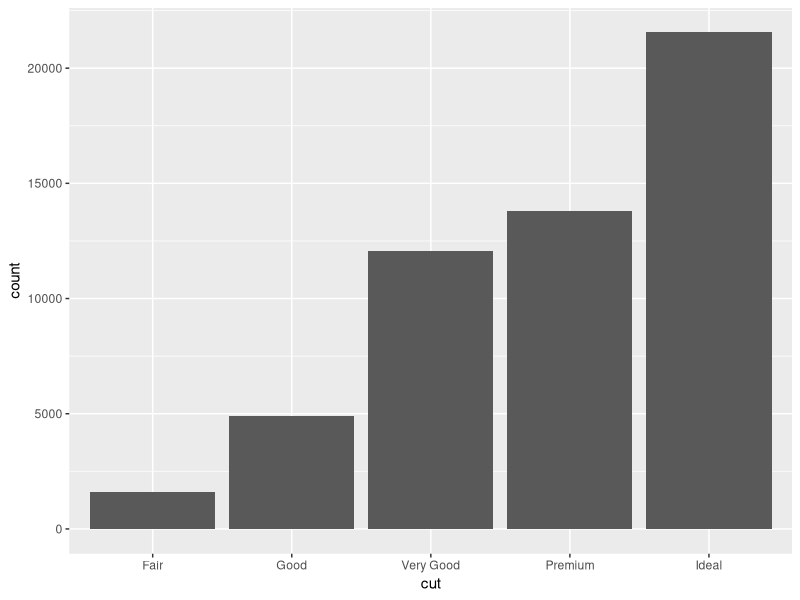
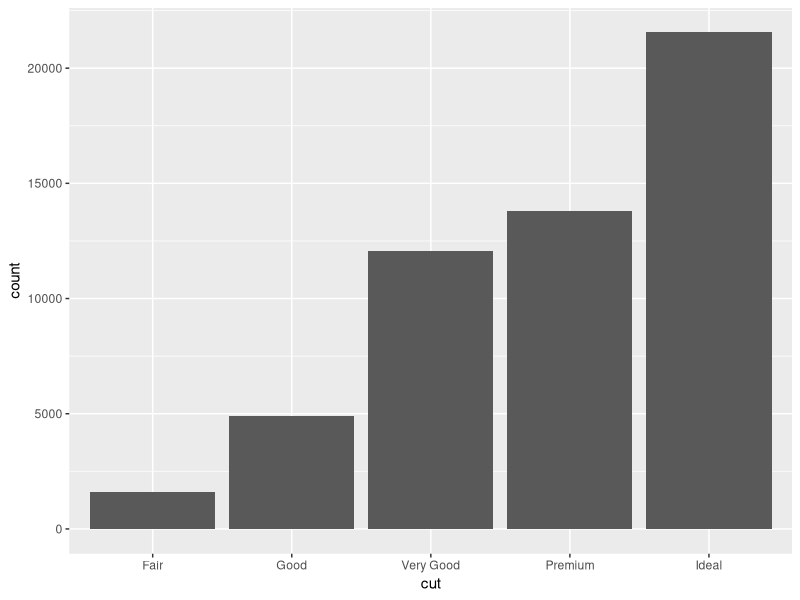
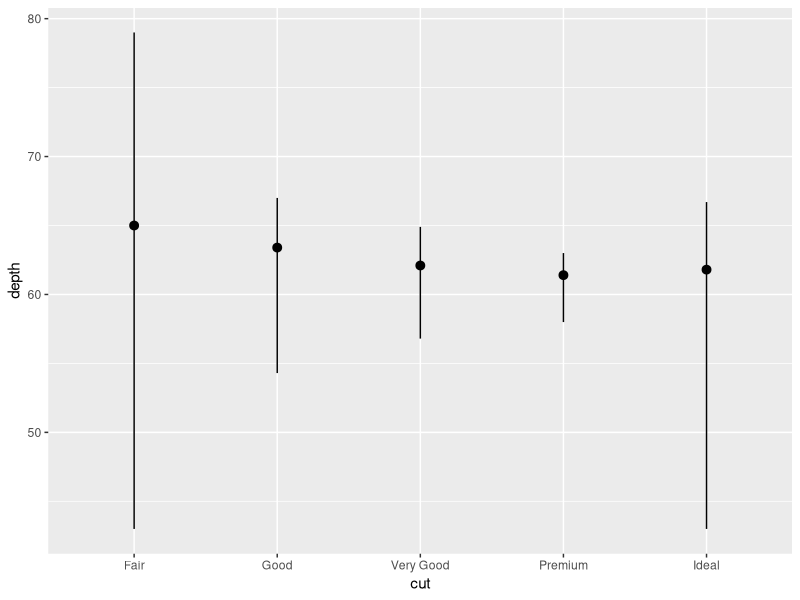
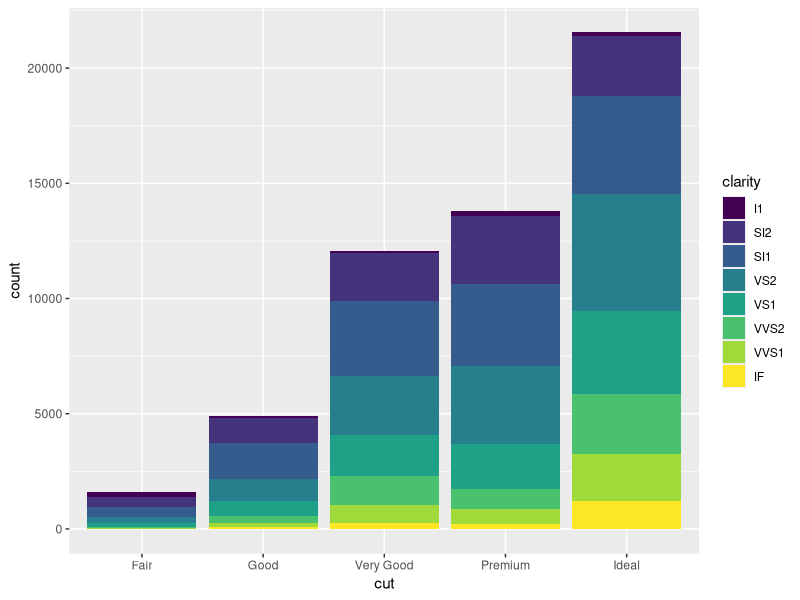
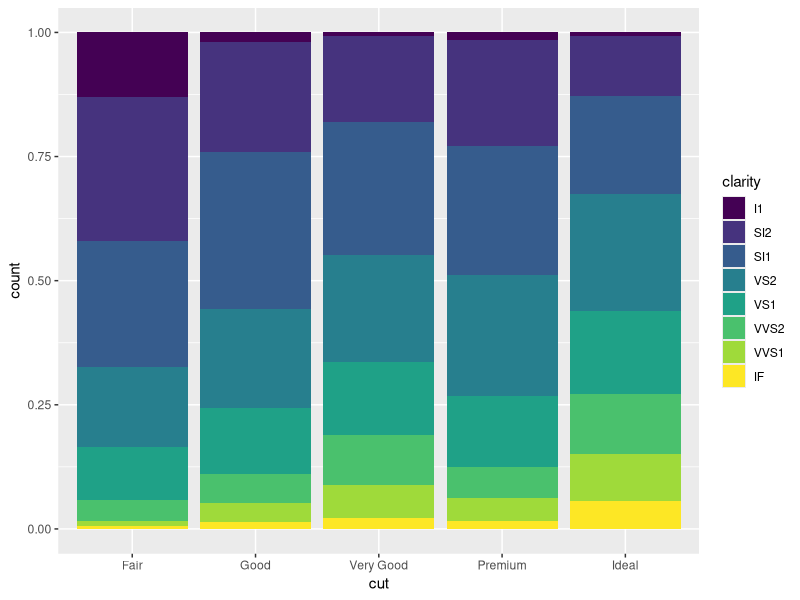
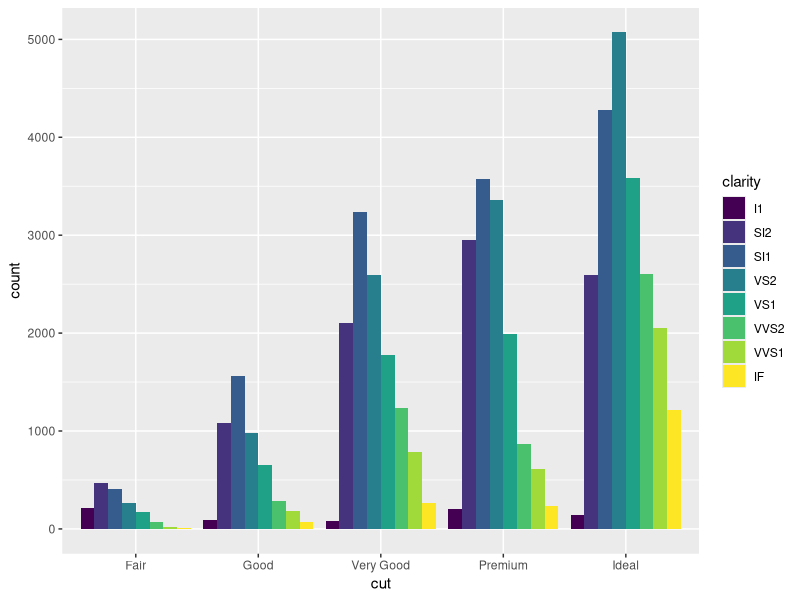
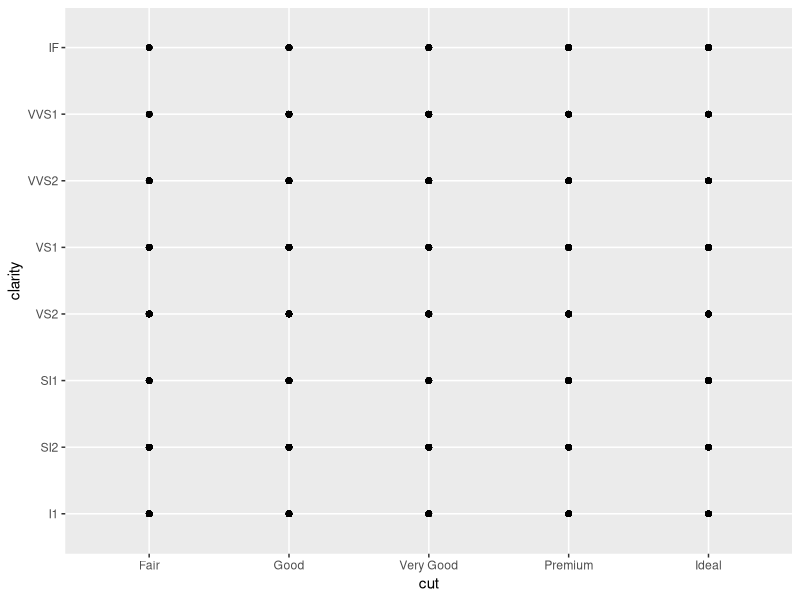
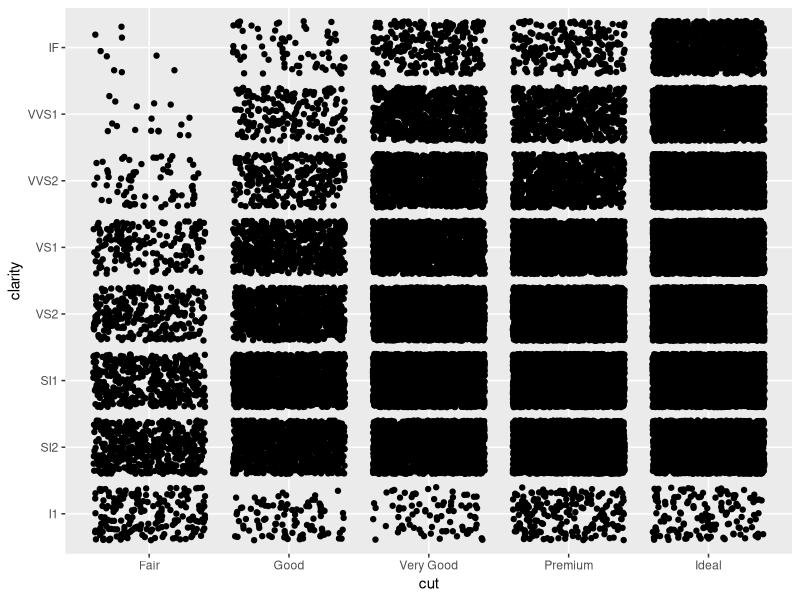

Reproduce these figures in R, in order.
# Exercise 2: advanced ggplot2 practice

# Install and load the `ggplot2` package
#install.packages('ggplot2')
library(ggplot2)
library(RColorBrewer)

# For this exercise you will again be working with the `diamonds` data set.
# Use `?diamonds` to review details about this data set
?diamonds

## Statistical Transformations

# Draw a bar chart of the diamonds data, organized by cut
# Each bar's height is based on the "count" (number) of diamonds with that cut
ggplot(data = diamonds) +
  geom_bar(mapping = aes(cut))

# Use the `stat_count` to apply the statistical transformation "count" to the 
# diamonds by cut. You do not need a separate geometry layer!
ggplot(data = diamonds) +
  stat_count(mapping = aes(cut))

# Use the `stat_summary` function to draw a chart with a summary layer.
# Map the x-position to diamond `cut`, and the y-position to diamond `depth`
# Bonus: use `min` as the function ymin, `max` as the function ymax, and `median` 
# as the function y
ggplot(data = diamonds) +
  stat_summary(mapping = aes(x = cut, y = depth), fun.ymin = min, fun.ymax = max,
               fun.y = median)


## Position Adjustments

# Draw a bar chart of diamonds organized by cut, with each bar filled by clarity.
# You should see a _stacked_ bar chart.
ggplot(data = diamonds) +
  geom_bar(mapping = aes(x = cut, fill = clarity))

# Draw the same chart again, but with each element positioned to "fill" the y axis
ggplot(data = diamonds) +
  geom_bar(mapping = aes(x = cut, fill = clarity), position = "fill")

# Draw the same chart again, but with each element positioned to "dodge" each other
ggplot(data = diamonds) +
  geom_bar(mapping = aes(x = cut, fill = clarity), position = "dodge")

# Draw a plot with point geometry with the x-position mapped to `cut` and the 
# y-position mapped to `clarity`
# This creates a "grid" grouping the points
ggplot(data = diamonds) +
  geom_point(mapping = aes(x = cut, y = clarity))

# Use the "jitter" position adjustment to keep the points from all overlapping!
# (This works a little better with a sample of diamond data, such as from the 
# previous exercise).
ggplot(data = diamonds) +
  geom_point(mapping = aes(x = cut, y = clarity), position = "jitter")


## Scales

# Draw a "boxplot" (with `geom_boxplot`) for the diamond's price (y) by color (x)
ggplot(data = diamonds) +
  geom_boxplot(mapping = aes(x = color, y = price))

# This has a lot of outliers, making it harder to read. To fix this, draw the 
# same plot but with a _logarithmic_ scale for the y axis.
ggplot(data = diamonds) +
  geom_boxplot(mapping = aes(x = color, y = price)) + 
  scale_y_log10()

# For another version, draw the same plot but with `violin` geometry instead of 
# `boxplot` geometry!
# How does the logarithmic scale change the data presentation?
ggplot(data = diamonds) +
  geom_violin(mapping = aes(x = color, y = price)) + 
  scale_y_log10()

# Another interesting plot: draw a plot of the diamonds price (y) by carat (x), 
# using a heatmap of 2d bins (geom_bin2d)
# What happens when you make the x and y channels scale logarithmically?
ggplot(data = diamonds) +
  geom_bin2d(mapping = aes(x = carat, y = price)) + 
  scale_x_log10() +
  scale_y_log10()


# Draw a scatter plot for the diamonds price (y) by carat (x). Color each point
# by the clarity (Remember, this will take a while. Use a sample of the diamonds 
# for faster results)
ggplot(data = diamonds) +
  geom_point(mapping = aes(x = carat, y = price, color = clarity))

# Change the color of the previous plot using a ColorBrewer scale of your choice. 
# What looks nice?
ggplot(data = diamonds) +
  geom_point(mapping = aes(x = carat, y = price, color = clarity)) +
  scale_fill_brewer(palette = "Set2")


## Coordinate Systems

# Draw a bar chart with x-position and fill color BOTH mapped to cut
# For best results, SET the `width` of the geometry to be 1 (fill plot, no space
# between)
# TIP: You can save the plot to a variable for easier modifications
bar <- ggplot(data = diamonds) +
  geom_bar(mapping = aes(x = cut, fill = cut), width = 1)
bar

# Draw the same chart, but with the coordinate system flipped
bar + coord_flip()

# Draw the same chart, but in a polar coordinate system. It's a Coxcomb chart!
bar + coord_polar()


## Facets

# Take the scatter plot of price by carat data (colored by clarity) and add 
# _facets_ based on the diamond's `color`
ggplot(data = diamonds) +
  geom_point(mapping = aes(x = carat, y = price, color = clarity)) +
  facet_wrap(~color)


## Saving Plots

# Use the `ggsave()` function to save the current (recent) plot to disk.
# Name the output file "my-plot.png".
# Make sure you've set the working directory!!
ggsave("my_plot.png")
